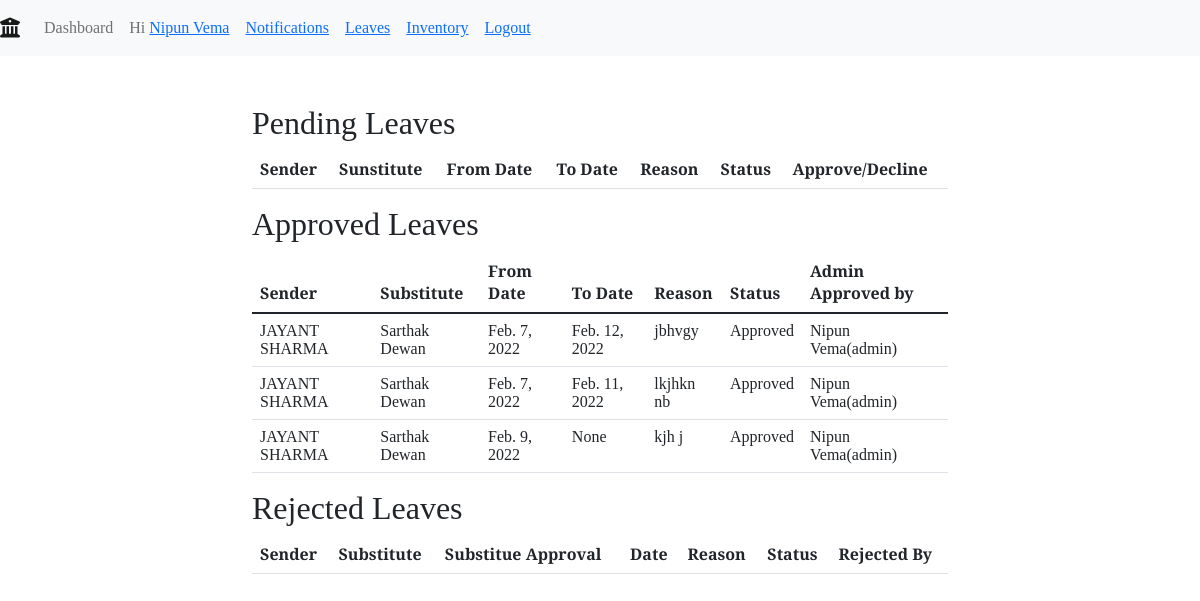
Before: /profile/leaves/approve-leaves/ (signed in) with the older database file.
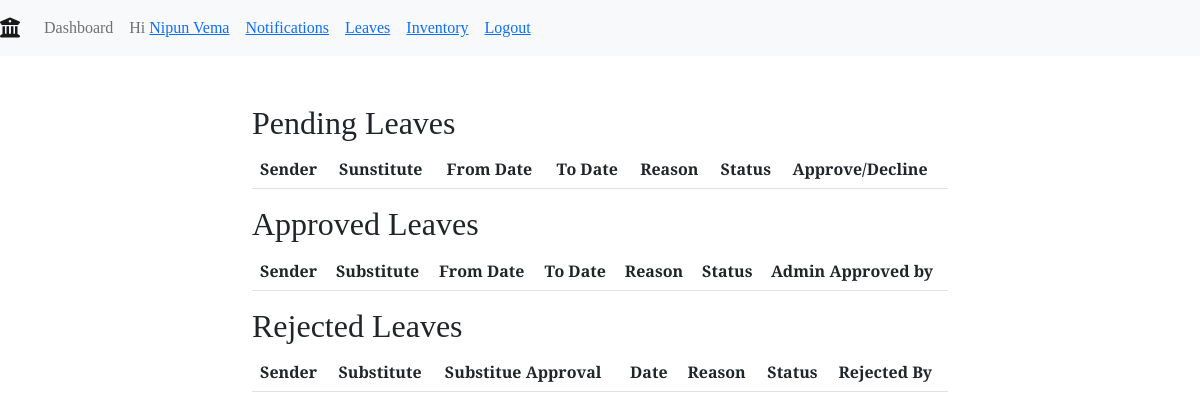
After: the same page with the newer database file.
### main/models.py (models this page shows, shortened)
class Staff(models.Model):
    user_obj = models.ForeignKey(User, on_delete=CASCADE, blank=False, null=False, default=None)
    name=models.CharField(max_length=100)
    mobile_number=models.IntegerField()
    email=models.EmailField()
    category=models.ForeignKey('Category',on_delete=CASCADE)
    designation=models.ForeignKey('Designation',on_delete=CASCADE)
    agency = models.ForeignKey('Agency',on_delete=CASCADE)
    room=models.ForeignKey('Room',blank=True,null=True,on_delete=SET_NULL,default=None)

class UserLeaveStatus(models.Model):
    staff=models.ForeignKey('Staff', on_delete=CASCADE, related_name='user')
    leave_type=models.ForeignKey(TotalLeaves, on_delete=CASCADE)
    from_date=models.DateField(null=True, default=None)    # jis din chahiye
    to_date=models.DateField(null=True, default=None)
    reason = models.TextField()
    substitute=models.ForeignKey('Staff', blank=None, on_delete=CASCADE, related_name='Substitute')
    substitute_approval = models.BooleanField(default=False)               # field -> substitute ka
    admin_approval = models.BooleanField(default=False)                       # field -> admin ka
    admin=models.ForeignKey("Staff", on_delete=models.SET_DEFAULT, default=None, blank=True, related_name='admin', null=True)
    status = models.CharField(max_length=100, default="Pending", blank=False)
    rejected = models.BooleanField(default=False)

### main/views.py (the view, shortened to what this page needs)
# urls.py: path('profile/leaves/approve-leaves/', views.approveLeaves, name='approveLeaves'),
@login_required
def approveLeaves(request):
	staff=Staff.objects.get(user_obj=request.user)
	if request.user.is_staff:
		requestedleaves=UserLeaveStatus.objects.filter(substitute_approval=True,admin_approval=False,rejected=False)
		approvedleaves=UserLeaveStatus.objects.filter(substitute_approval=True,admin_approval=True,rejected=False)
		rejectedleaves=UserLeaveStatus.objects.filter(substitute_approval=True,admin_approval=False,rejected=True)
		context={
			'staff':staff,
			"requestedleaves":requestedleaves,
			"approvedleaves":approvedleaves,
			"rejectedleaves":rejectedleaves,
		}
		return render(request,'admin/adminLeaveApproval.html',context)

### templates/admin/adminLeaveApproval.html (shortened to what this page needs)
{% extends 'base.html' %}
{% load static %}
{% block body %}
{% include 'navbar.html' with staff=staff%}
<div class="container mt-5">
    <h2>Pending Leaves</h2>
    <table class="table">
        <thead>
        <tr>
            <th scope="col">Sender</th>
            <th scope="col">Sunstitute</th>
            <th scope="col">From Date</th>
            <th scope="col">To Date</th>
            <th scope="col">Reason</th>
            <th scope="col">Status</th>
            <th scope="col">Approve/Decline</th>
        </tr>
        </thead>
    </table>
    <h2>Approved Leaves</h2>
    <table class="table">
        <thead>
        <tr>
            <th scope="col">Sender</th>
            <th scope="col">Substitute</th>
            <th scope="col">From Date</th>
            <th scope="col">To Date</th>
            <th scope="col">Reason</th>
            <th scope="col">Status</th>
            <th scope="col">Admin Approved by</th>
        </tr>
        </thead>
            <tbody>
            {% for leave in approvedleaves %}
                <tr>
                    <td>{{ leave.staff.name }}</td>
                    <td>{{ leave.substitute.name }} </td>
                    <td>{{ leave.from_date }}</td>
                    <td>{{ leave.to_date }}</td>
                    <td>{{leave.reason}}</td>
                    <td>{{ leave.status }}</td>
                    <td> {{leave.admin.name}}(admin)</td>
                </tr>
            {% endfor %}
            </tbody>
</table>
<h2>Rejected Leaves</h2>
<table class="table">
    <thead>
    <tr>
        <th scope="col">Sender</th>
        <th scope="col">Substitute</th>
        <th scope="col">Substitue Approval</th>
        <th scope="col">Date</th>
        <th scope="col">Reason</th>
        <th scope="col">Status</th>
        <th scope="col">Rejected By</th>
    </tr>
    </thead>
</table>
  </div>
{% endblock body %}

### templates/base.html (shortened to what this page needs)
{% load static %}
<html lang="en">
<head>
    <link rel="stylesheet" href="https://cdn.jsdelivr.net/npm/bootstrap@5.1.3/dist/css/bootstrap.min.css">
    <link rel="stylesheet" href="https://pro.fontawesome.com/releases/v5.10.0/css/all.css"/>
    <link rel="stylesheet" href="https://cdnjs.cloudflare.com/ajax/libs/font-awesome/6.0.0-beta3/css/all.min.css" />
    <link rel="stylesheet" href="https://cdn.jsdelivr.net/npm/bootstrap-icons@1.3.0/font/bootstrap-icons.css">
    <link rel="stylesheet" href="{% static 'css/style.css' %}">
</head>
<body>
    {% block body %}{% endblock %}
</body>
</html>

### templates/navbar.html (shortened to what this page needs)
{% extends "base.html" %}
{% block body %}
<nav class="navbar navbar-expand-lg navbar-light bg-light">
    <a class="navbar-brand" href="{% url 'main:home' %}"><i class="fas fa-university"></i></a>
    <div class="collapse navbar-collapse" id="navbarNav">
      <ul class="navbar-nav">
        <li class="nav-item">
          <a class="nav-link nav_text" href="{% url 'main:home' %}">Dashboard</a>
        </li>
        {% if user.is_authenticated %}
          <li class="nav-link nav_text">
            Hi <a href="{% url 'main:userProfileDetails' %}"> {{ staff.name }} </a>
          </li>
          <li class="nav-link nav_text">
            <a href="{% url 'main:notification' %}"> Notifications</a>
          </li>
          <li class="nav-link nav_text">
            <a href="{% url 'main:userLeaves' %}">Leaves</a>
          </li>
          <li class="nav-link nav_text">
            <a href="{% url 'main:viewinventory' %}">Inventory</a>
          </li>
          <li class="nav-link nav_text"><a href="{% url 'main:logout_request' id=staff.id%}">Logout</a></li>
        {% else %}
          <li class="nav-link nav_text"><a href="{% url 'main:login' %}">Login</a></li>
        {% endif %}
      </ul>
    </div>
</nav>
  {% endblock %}

### static/css/style.css (style rules this page uses)
html, body { font-family: 'Bitter', serif; }
:root { --green-main-1: #6ECBC1; --green-main-2: #6CCCC1; --green-main-3: #75D1C1; --green-main-4: #9CDDD1; --green-main-5: #C7EBE5; --darkgreen-main-1: #1A6659; --darkgreen-main-2: #409583; --blue-button-main: #03658C; --green-button-main: #48C0A5; --tomato-main: #f05e57; --purple-main-1: #57428D; --purple-main-2: #5E497E; }
@media (min-width: 1024px) { .container { width: 60%; } }

Changed rows visible on the page:
removed UserLeaveStatus: staff.name "JAYANT SHARMA", substitute.name "Sarthak Dewan", from_date "Feb. 7, 2022", to_date "Feb. 12, 2022", reason "jbhvgy", status "Approved", admin.name "Nipun Vema"
removed UserLeaveStatus: staff.name "JAYANT SHARMA", substitute.name "Sarthak Dewan", from_date "Feb. 7, 2022", to_date "Feb. 11, 2022", reason "lkjhkn nb", status "Approved", admin.name "Nipun Vema"
removed UserLeaveStatus: staff.name "JAYANT SHARMA", substitute.name "Sarthak Dewan", from_date "Feb. 9, 2022", to_date "None", reason "kjh j", status "Approved", admin.name "Nipun Vema"
